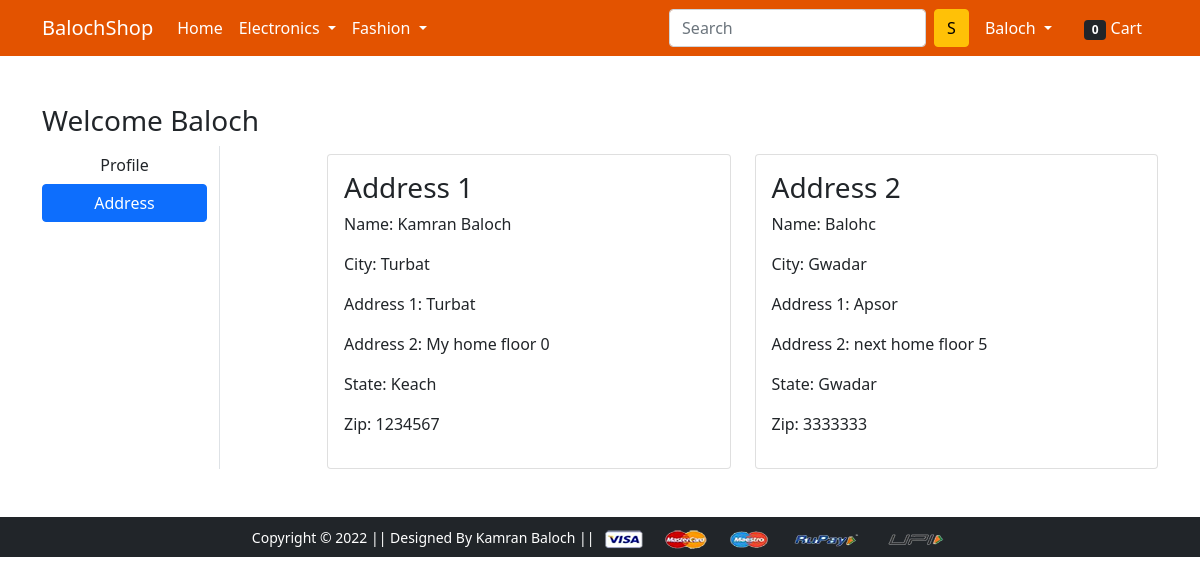
The app's page /address/ (signed in) with its own data.
### app/models.py (models this page shows, shortened)
class Customer(models.Model):
   user = models.ForeignKey(User,on_delete=models.CASCADE)
   name= models.CharField(max_length=200)
   address = models.CharField(max_length=200,default="")
   address2 = models.CharField(max_length=200,default="")
   city= models.CharField(max_length=200)
   zipcode= models.IntegerField()
   state=models.CharField(max_length=100)

### app/views.py (the view)
# urls.py: path('address/', views.address, name='address'),
@login_required(login_url='/login')
def address(request):
    total_cart=0
    if request.user.is_authenticated:
        total_cart = len(Cart.objects.filter(user=request.user))
    address = Customer.objects.filter(user=request.user)
    addres_di= {'address':address,"total_cart":total_cart}
    return render(request, 'app/address.html',addres_di)

### app/templates/app/address.html (shortened to what this page needs)
{% extends 'app/base.html' %}
{% load static %}
{% block main-content %}
<div class="container my-5">
 <div class="row">
 <h3 class="text-capitalize">Welcome {{request.user}}</h3>
  <div class="col-sm-2 border-end">
   <ul class="list-unstyled">
    <li class="d-grid"><a href="{% url 'profile' %}" class="btn ">Profile</a></li>
    <li class="d-grid"><a href="{% url 'address' %}" class="btn btn-primary">Address</a></li>
   </ul>
  </div>
  <div class="col-sm-9 offset-sm-1">
   <div class="row">
    {% for add in address   %}
    <div class="col-sm-6 mt-2">
        <div class="card">
         <div class="card-body">
          <h3>Address {{forloop.counter}}</h3>
          <p>Name: {{add.name}}</p>
          <p>City: {{add.city}}</p>
          <p>Address 1: {{add.address}}</p>
          <p>Address 2: {{add.address2}}</p>
          <p>State: {{add.state}}</p>
          <p>Zip: {{add.zipcode}}</p>
         </div>
        </div>
       </div>
    {% endfor %}
    </div>
   </div>
  </div>
 </div>
{% endblock main-content %}

### app/templates/app/base.html (shortened to what this page needs)
<!doctype html>
{% load static %}
<html lang="en">
  <head>
    <link href="https://cdn.jsdelivr.net/npm/bootstrap@5.0.0-beta1/dist/css/bootstrap.min.css" rel="stylesheet">
    <link rel="stylesheet" href="{% static 'app/css/owl.carousel.min.css' %}">
    <link rel="stylesheet" href="{% static 'app/css/all.min.css' %}">
    <link rel="stylesheet" href="{% static 'app/css/style.css' %}">
  </head>
  <body>
    <nav style="background-color:#E35300" class="navbar navbar-expand-lg navbar-dark ">
     <div class="container">
       <a class="navbar-brand" href="/">BalochShop</a>
       <div class="collapse navbar-collapse" id="navbarSupportedContent">
         <ul class="navbar-nav me-auto mb-2 mb-lg-0">
           <li class="nav-item">
             <a class="nav-link active" aria-current="page" href="/">Home</a>
           </li>
           <li class="nav-item dropdown">
             <a class="nav-link dropdown-toggle text-white" href="#" id="electronicsDropdown" role="button" data-bs-toggle="dropdown" aria-expanded="false">
               Electronics
             </a>
           </li>
           <li class="nav-item dropdown">
             <a class="nav-link dropdown-toggle text-white" href="#" id="fashionDropdown" role="button" data-bs-toggle="dropdown" aria-expanded="false">
               Fashion
             </a>
           </li>
         </ul>
         <form action="{% url 'search' %}" class="d-flex">
           <input required name="search" class="form-control me-2" type="search" placeholder="Search" aria-label="Search">
           <button class="btn btn-warning" type="submit">S</button>
         </form>
         <div>
          <ul class="navbar-nav me-auto mb-2 mb-lg-0">
           {% if user.is_authenticated %}
           <li class="nav-item dropdown mx-2">
            <a class="nav-link dropdown-toggle text-white text-capitalize" href="#" id="profileDropdown" role="button" data-bs-toggle="dropdown" aria-expanded="false">
              {{request.user}}
            </a>
          </li>
            <li class="nav-item mx-2">
             <a href="{% url 'showcart' %}" class="nav-link text-white"><span class="badge bg-dark">{{total_cart}}</span> Cart </a>
            </li>
        {% endif %}
          </ul>
         </div>
       </div>
     </div>
    </nav>
    {% block main-content %} {% endblock main-content %}
    <footer class="container-fluid bg-dark text-center p-2 mt-5">
        <small class="text-white">Copyright &copy; 2022 || Designed By Kamran Baloch || </small>
        <img src="{% static 'app/images/payment.png' %}" alt="" srcset="" class="img-fluid" height="2px">
    </footer>
  </body>
</html>

### records on screen
Customer: name "Kamran Baloch", city "Turbat", address "Turbat", address2 "My home floor 0", state "Keach", zipcode "1234567"
Customer: name "Balohc", city "Gwadar", address "Apsor", address2 "next home floor 5", state "Gwadar", zipcode "3333333"

### other values on screen
{{ request.user }} "Baloch"
{{ total_cart }} "0"
